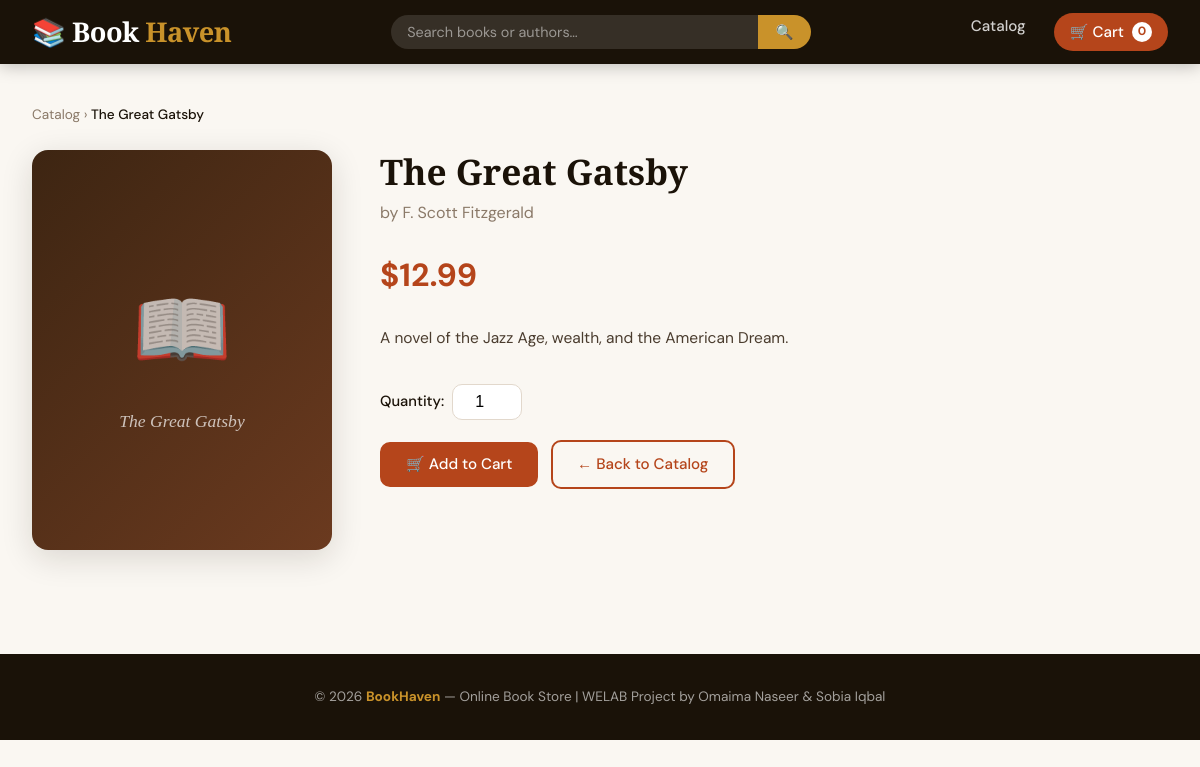
Page /book.php?id=1 on the committed database.
### tables this page shows
CREATE TABLE IF NOT EXISTS books (
    id         INT            NOT NULL AUTO_INCREMENT,
    title      VARCHAR(255)   NOT NULL,
    author     VARCHAR(150)   NOT NULL,
    price      DECIMAL(8,2)   NOT NULL CHECK (price > 0),
    image      VARCHAR(255)   DEFAULT NULL,
    description TEXT          DEFAULT NULL,
    created_at TIMESTAMP      NOT NULL DEFAULT CURRENT_TIMESTAMP,
    PRIMARY KEY (id)
);

### config.php (called while the page is built, shortened)
<?php
function e(string $str): string {
    return htmlspecialchars($str, ENT_QUOTES, 'UTF-8');
}

### book.php (the view, shortened to what this page needs)
<?php
require_once __DIR__ . '/config.php';
$id = (int)($_GET['id'] ?? 0);
$db = getDB();
$stmt = $db->prepare("SELECT * FROM books WHERE id = ?");
$stmt->execute([$id]);
$book = $stmt->fetch();
include __DIR__ . '/partials/header.php';
?>
<div class="container">
  <p class="breadcrumb">
    <a href="/obs/index.php">Catalog</a> › <span><?= e($book['title']) ?></span>
  </p>
  <div class="book-detail">
    <div class="cover-wrap">
      <?php if (!empty($book['image']) && file_exists(__DIR__ . '/images/' . $book['image'])): ?>
        <img src="/obs/images/<?= e($book['image']) ?>" alt="<?= e($book['title']) ?>">
      <?php else: ?>
        <div style="display:flex;flex-direction:column;align-items:center;justify-content:center;color:rgba(255,255,255,.7);padding:2rem;text-align:center;">
          <div style="font-size:5rem;">📖</div>
          <div style="font-family:var(--font-head);font-size:1.1rem;font-style:italic;margin-top:1rem;line-height:1.3;"><?= e($book['title']) ?></div>
        </div>
      <?php endif; ?>
    </div>
    <div class="detail-info">
      <h1><?= e($book['title']) ?></h1>
      <div class="author">by <?= e($book['author']) ?></div>
      <div class="detail-price">$<?= number_format($book['price'], 2) ?></div>
      <?php if (!empty($book['description'])): ?>
        <p class="description"><?= e($book['description']) ?></p>
      <?php endif; ?>
      <form action="/obs/cart.php" method="POST">
        <div class="qty-input">
          <label for="qty">Quantity:</label>
          <input type="number" id="qty" name="qty" value="1" min="1" max="99">
        </div>
        <button type="submit" class="btn btn-primary">🛒 Add to Cart</button>
        <a href="/obs/index.php" class="btn btn-outline">← Back to Catalog</a>
      </form>
    </div>
  </div>
</div>
<?php include __DIR__ . '/partials/footer.php'; ?>

### style.css (style rules this page uses)
:root { --ink: #1a1208; --cream: #faf7f2; --warm: #f5ede0; --accent: #b5451b; --accent-lt: #d9623a; --gold: #c9922a; --muted: #8a7968; --border: #e2d8cc; --card-bg: #ffffff; --shadow: 0 2px 12px rgba(26,18,8,.08); --shadow-lg: 0 8px 32px rgba(26,18,8,.14); --radius: 10px; --radius-lg: 16px; --font-head: 'Playfair Display', Georgia, serif; --font-body: 'DM Sans', system-ui, sans-serif; --transition: .2s ease; }
*, *::before, *::after { box-sizing: border-box; margin: 0; padding: 0; }
body { font-family: var(--font-body); background: var(--cream); color: var(--ink); line-height: 1.6; min-height: 100vh; }
a { color: var(--accent); text-decoration: none; }
.btn { display: inline-block; padding: .65rem 1.5rem; border-radius: var(--radius); font-family: var(--font-body); font-weight: 500; font-size: .95rem; cursor: pointer; transition: all var(--transition); border: 2px solid transparent; text-align: center; }
.btn-primary { background: var(--accent); color: #fff; border-color: var(--accent); }
.btn-outline { background: transparent; border-color: var(--accent); color: var(--accent); }
.container { max-width: 1200px; margin: 0 auto; padding: 2.5rem 2rem; }
.book-detail { display: grid; grid-template-columns: 300px 1fr; gap: 3rem; align-items: start; }
.book-detail .cover-wrap { border-radius: var(--radius-lg); overflow: hidden; box-shadow: var(--shadow-lg); aspect-ratio: 3/4; background: linear-gradient(135deg, #3d2512, #6b3a1f); display: flex; align-items: center; justify-content: center; }
.book-detail .detail-info h1 { font-family: var(--font-head); font-size: 2.2rem; line-height: 1.2; margin-bottom: .5rem; }
.book-detail .detail-info .author { color: var(--muted); font-size: 1rem; margin-bottom: 1.5rem; }
.book-detail .detail-price { font-size: 2rem; font-weight: 700; color: var(--accent); margin-bottom: 1.5rem; }
.book-detail .description { color: #4a3c2e; line-height: 1.75; margin-bottom: 2rem; font-size: .97rem; }
.breadcrumb { font-size: .85rem; color: var(--muted); margin-bottom: 1.5rem; }
.breadcrumb a { color: var(--muted); }
.breadcrumb span { color: var(--ink); font-weight: 500; }
.qty-input { display: flex; align-items: center; gap: .5rem; margin-bottom: 1.25rem; }
.qty-input label { font-weight: 500; font-size: .92rem; }
.qty-input input[type="number"] { width: 70px; padding: .5rem .75rem; border: 1.5px solid var(--border); border-radius: var(--radius); font-size: 1rem; text-align: center; }

### rows in the picture
books: title "The Great Gatsby", author "F. Scott Fitzgerald", price "12.99", description "A novel of the Jazz Age, wealth, and the American Dream."

### other values in the picture
$cartCount "0"
